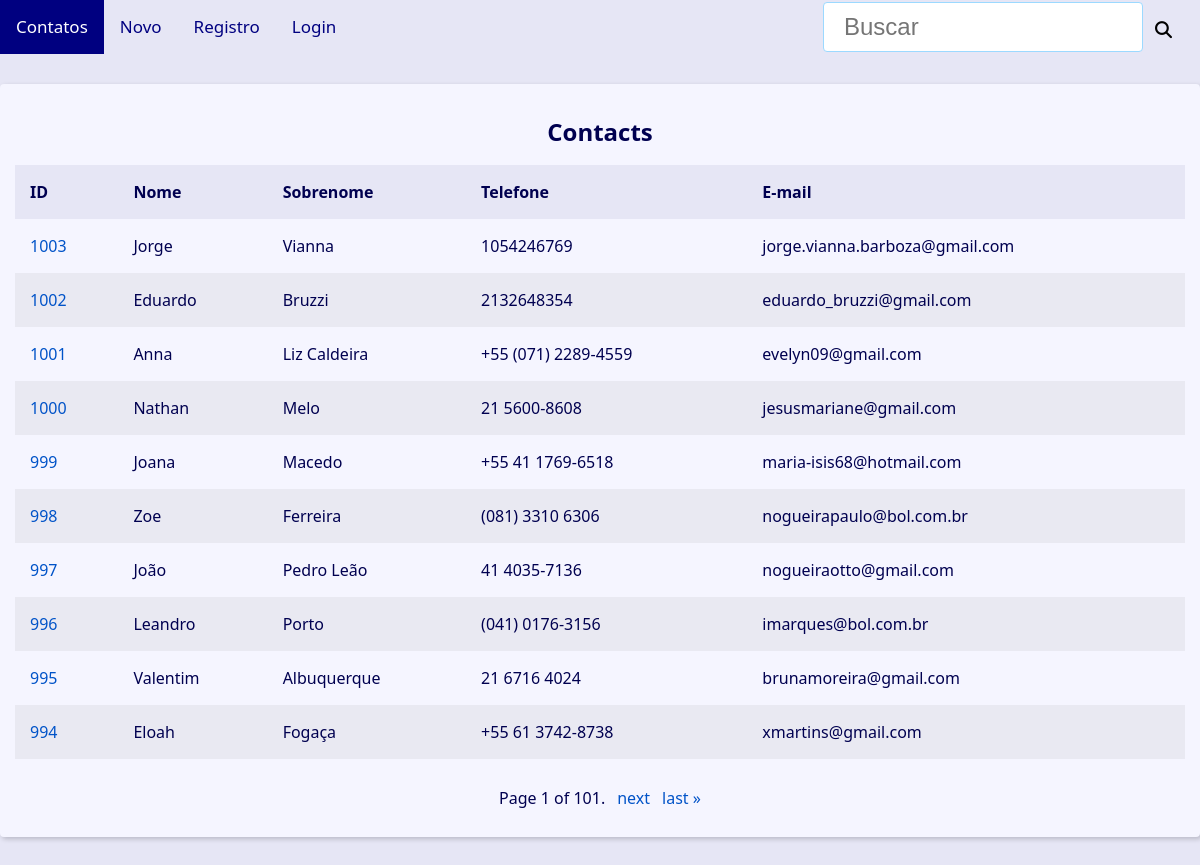
The app's page /, older data.
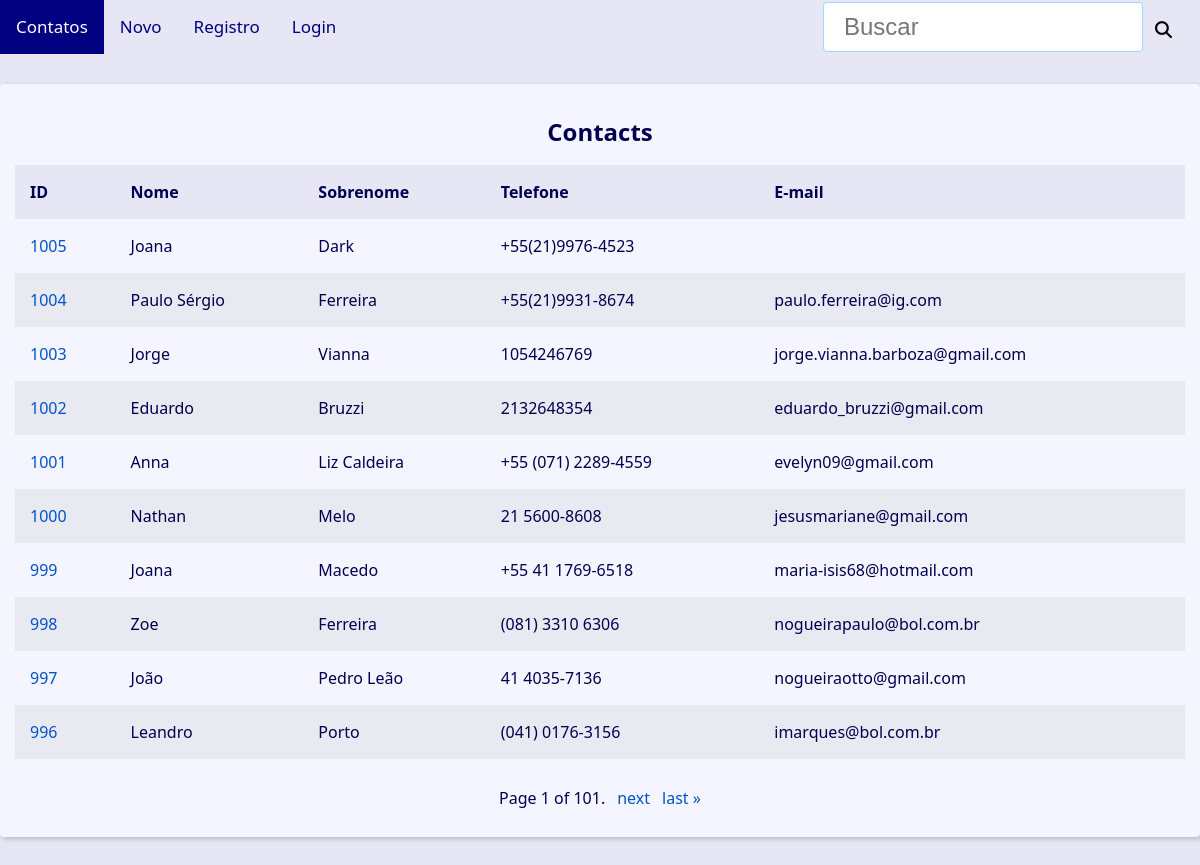
The same page, newer data.
### contact/models.py (models this page shows, shortened)
class Contact(models.Model):
    first_name = models.CharField(max_length=50)
    last_name = models.CharField(max_length=50, blank=True)
    phone = models.CharField(max_length=50)
    email = models.EmailField(max_length=254, blank=True, verbose_name='E-mail')
    created_date = models.DateTimeField(default=timezone.now)
    description = models.TextField(blank=True, verbose_name='Descrição')
    show = models.BooleanField(default=True)
    picture = models.ImageField(blank=True, upload_to='pictures/%Y/%m/', verbose_name='Imagem')
    owner = models.ForeignKey(
        User,
        on_delete=models.SET_NULL,
        blank=True, null=True
    )
    category = models.ForeignKey(
        Category,
        on_delete=models.SET_NULL,
        blank=True,
        null=True,
        verbose_name='Categoria'
    )

### contact/views/contact_views.py (the view)
# urls.py: path('', views.index, name='index'),
def index(request):
    contacts = Contact.objects \
        .filter(show=True)\
        .order_by('-id')
    paginator = Paginator(contacts, 10)
    page_number = request.GET.get("page")
    page_obj = paginator.get_page(page_number)
    context = {
        'page_obj': page_obj,
        'site_title': ' - Contatos',
    }
    return render(
        request,
        'contact/index.html',
        context
    )

### contact/templates/contact/index.html
{% extends 'global/base.html' %}
{% block content %}
  {% if page_obj %}
    <div class="responsive-table">
      <table class="contacts-table">
        <caption class="table-caption ">
          Contacts
        </caption>
        <thead>
          <tr class="table-row table-row-header">
            <th class="table-header">ID</th>
            <th class="table-header">Nome</th>
            <th class="table-header">Sobrenome</th>
            <th class="table-header">Telefone</th>
            <th class="table-header">E-mail</th>
          </tr>
        </thead>
        <tbody>
          {% for contact in page_obj %}
            <tr class="table-row">
              <td class="table-cel">
                <a
                  class="table-link"
                  href="{% url 'contact:contact' contact.id %}"
                >
                  {{ contact.id }}
                </a>
              </td>
              <td class="table-cel">
                {{ contact.first_name }}
              </td>
              <td class="table-cel">
                {{ contact.last_name }}
              </td>
              <td class="table-cel">
                {{ contact.phone }}
              </td>
              <td class="table-cel">
                {{ contact.email }}
              </td>
            </tr>
          {% endfor %}
        </tbody>
      </table>
    </div>
  {% else %}
    <div class="single-contact">
      <h1 class="single-contact-name">
        <p align="center">Nenhum contato encontrado.</p>
      </h1>
    </div>
  {% endif %}
{% endblock content %}

Row changes from the older to the newer data that the page shows:
no longer on this page (row unchanged): Contact: id "995", first_name "Valentim", last_name "Albuquerque", phone "21 6716 4024", email "brunamoreira@gmail.com"
no longer on this page (row unchanged): Contact: id "994", first_name "Eloah", last_name "Fogaça", phone "+55 61 3742-8738", email "xmartins@gmail.com"
added Contact: id "1005", first_name "Joana", last_name "Dark", phone "+55(21)9976-4523"
added Contact: id "1004", first_name "Paulo Sérgio", last_name "Ferreira", phone "+55(21)9931-8674", email "paulo.ferreira@ig.com"
